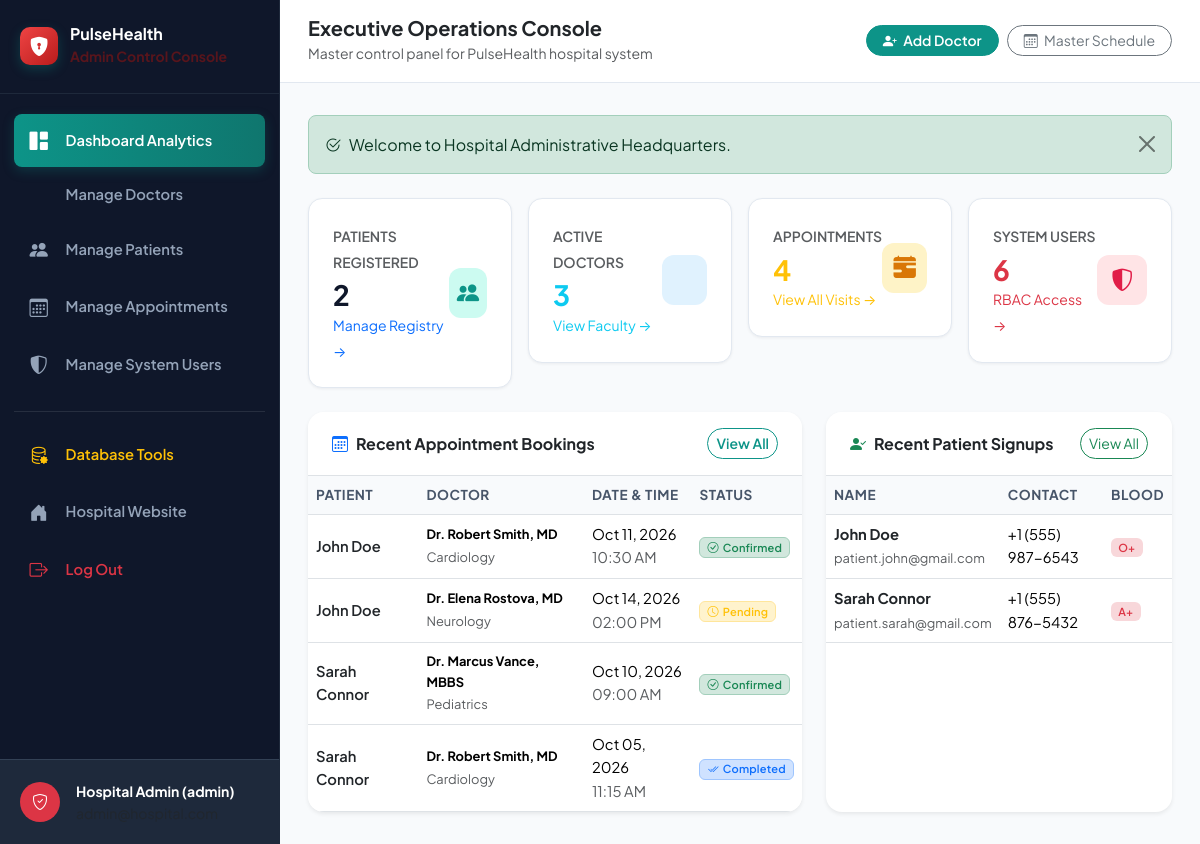
Page /admin/dashboard.php (signed in) on the committed database.
### tables this page shows
CREATE TABLE IF NOT EXISTS `appointments` (
    `id` INT AUTO_INCREMENT PRIMARY KEY,
    `patient_id` INT NOT NULL,
    `doctor_id` INT NOT NULL,
    `appointment_date` DATE NOT NULL,
    `appointment_time` TIME NOT NULL,
    `reason` TEXT NOT NULL,
    `status` ENUM('Pending', 'Confirmed', 'Completed', 'Cancelled') DEFAULT 'Pending',
    `created_at` TIMESTAMP DEFAULT CURRENT_TIMESTAMP,
    FOREIGN KEY (`patient_id`) REFERENCES `patients`(`id`) ON DELETE CASCADE,
    FOREIGN KEY (`doctor_id`) REFERENCES `doctors`(`id`) ON DELETE CASCADE
);

CREATE TABLE IF NOT EXISTS `patients` (
    `id` INT AUTO_INCREMENT PRIMARY KEY,
    `user_id` INT NOT NULL,
    `full_name` VARCHAR(100) NOT NULL,
    `dob` DATE NULL,
    `gender` ENUM('Male', 'Female', 'Other') DEFAULT 'Male',
    `phone` VARCHAR(20) NOT NULL,
    `blood_group` VARCHAR(5) DEFAULT 'O+',
    `address` TEXT NULL,
    `emergency_contact` VARCHAR(100) NULL,
    `created_at` TIMESTAMP DEFAULT CURRENT_TIMESTAMP,
    FOREIGN KEY (`user_id`) REFERENCES `users`(`id`) ON DELETE CASCADE
);

CREATE TABLE IF NOT EXISTS `doctors` (
    `id` INT AUTO_INCREMENT PRIMARY KEY,
    `user_id` INT NOT NULL,
    `full_name` VARCHAR(100) NOT NULL,
    `specialization` VARCHAR(100) NOT NULL,
    `qualification` VARCHAR(100) NOT NULL,
    `phone` VARCHAR(20) NOT NULL,
    `room_no` VARCHAR(20) NOT NULL,
    `consultation_fee` DECIMAL(8, 2) NOT NULL DEFAULT 500.00,
    `bio` TEXT NULL,
    `available_days` VARCHAR(100) DEFAULT 'Mon - Fri, 09:00 AM - 05:00 PM',
    `created_at` TIMESTAMP DEFAULT CURRENT_TIMESTAMP,
    FOREIGN KEY (`user_id`) REFERENCES `users`(`id`) ON DELETE CASCADE
);

CREATE TABLE IF NOT EXISTS `users` (
    `id` INT AUTO_INCREMENT PRIMARY KEY,
    `username` VARCHAR(60) NOT NULL UNIQUE,
    `email` VARCHAR(100) NOT NULL UNIQUE,
    `password` VARCHAR(255) NOT NULL,
    `role` ENUM('admin', 'doctor', 'patient') NOT NULL,
    `status` ENUM('active', 'inactive') DEFAULT 'active',
    `created_at` TIMESTAMP DEFAULT CURRENT_TIMESTAMP
);

### admin/dashboard.php (the view, shortened to what this page needs)
<?php
require_once __DIR__ . '/../config/db.php';
$stats = [
    'patients' => 0,
    'doctors' => 0,
    'appointments' => 0,
    'users' => 0,
    'prescriptions' => 0,
    'records' => 0
];
$latestAppointments = [];
$latestPatients = [];
if ($db_connected && $pdo) {
    try {
        $stats['patients'] = $pdo->query("SELECT COUNT(*) FROM patients")->fetchColumn();
        $stats['doctors'] = $pdo->query("SELECT COUNT(*) FROM doctors")->fetchColumn();
        $stats['appointments'] = $pdo->query("SELECT COUNT(*) FROM appointments")->fetchColumn();
        $stats['users'] = $pdo->query("SELECT COUNT(*) FROM users")->fetchColumn();
        $stats['prescriptions'] = $pdo->query("SELECT COUNT(*) FROM prescriptions")->fetchColumn();
        $stats['records'] = $pdo->query("SELECT COUNT(*) FROM medical_records")->fetchColumn();
        $stmtApt = $pdo->query("
            SELECT a.*, p.full_name AS patient_name, d.full_name AS doctor_name, d.specialization
            FROM appointments a
            JOIN patients p ON a.patient_id = p.id
            JOIN doctors d ON a.doctor_id = d.id
            ORDER BY a.created_at DESC
            LIMIT 5
        ");
        $latestAppointments = $stmtApt->fetchAll();
        $stmtPat = $pdo->query("
            SELECT p.*, u.email, u.status AS user_status
            FROM patients p
            JOIN users u ON p.user_id = u.id
            ORDER BY p.created_at DESC
            LIMIT 5
        ");
        $latestPatients = $stmtPat->fetchAll();
    } catch (Exception $e) {
    }
}
include __DIR__ . '/../includes/header.php';
?>
<div class="portal-wrapper">
    <?php include __DIR__ . '/sidebar.php'; ?>
    <div class="portal-content">
        <header class="portal-topbar">
            <div class="d-flex align-items-center gap-3">
                <div>
                    <h5 class="mb-0 fw-bold text-dark">Executive Operations Console</h5>
                    <small class="text-muted">Master control panel for PulseHealth hospital system</small>
                </div>
            </div>
            <div class="d-flex align-items-center gap-2">
                <a href="manage-doctors.php" class="btn btn-sm btn-primary rounded-pill px-3">
                    <i class="bi bi-person-plus-fill me-1"></i> Add Doctor
                </a>
                <a href="manage-appointments.php" class="btn btn-sm btn-outline-secondary rounded-pill px-3">
                    <i class="bi bi-calendar3 me-1"></i> Master Schedule
                </a>
            </div>
        </header>
        <main class="portal-main">
            <?php
                $welcome = getFlash('welcome');
                if ($welcome):
            ?>
                <div class="alert alert-success alert-dismissible fade show rounded-3 mb-4" role="alert">
                    <i class="bi bi-check2-circle me-2"></i><?= $welcome['message'] ?>
                    <button type="button" class="btn-close" data-bs-dismiss="alert"></button>
                </div>
            <?php endif; ?>
            <div class="row g-3 mb-4">
                <div class="col-xl-3 col-sm-6">
                    <div class="stat-card d-flex align-items-center justify-content-between">
                        <div>
                            <span class="text-muted small fw-semibold text-uppercase">Patients Registered</span>
                            <h3 class="fw-bold mb-0 mt-1"><?= $stats['patients'] ?></h3>
                            <small><a href="manage-patients.php" class="text-primary text-decoration-none">Manage Registry &rarr;</a></small>
                        </div>
                        <div class="stat-icon-pill icon-teal">
                            <i class="bi bi-people-fill"></i>
                        </div>
                    </div>
                </div>
                <div class="col-xl-3 col-sm-6">
                    <div class="stat-card d-flex align-items-center justify-content-between">
                        <div>
                            <span class="text-muted small fw-semibold text-uppercase">Active Doctors</span>
                            <h3 class="fw-bold mb-0 mt-1 text-info"><?= $stats['doctors'] ?></h3>
                            <small><a href="manage-doctors.php" class="text-info text-decoration-none">View Faculty &rarr;</a></small>
                        </div>
                        <div class="stat-icon-pill icon-blue">
                        </div>
                    </div>
                </div>
                <div class="col-xl-3 col-sm-6">
                    <div class="stat-card d-flex align-items-center justify-content-between">
                        <div>
                            <span class="text-muted small fw-semibold text-uppercase">Appointments</span>
                            <h3 class="fw-bold mb-0 mt-1 text-warning"><?= $stats['appointments'] ?></h3>
                            <small><a href="manage-appointments.php" class="text-warning text-decoration-none">View All Visits &rarr;</a></small>
                        </div>
                        <div class="stat-icon-pill icon-amber">
                            <i class="bi bi-calendar-range-fill"></i>
                        </div>
                    </div>
                </div>
                <div class="col-xl-3 col-sm-6">
                    <div class="stat-card d-flex align-items-center justify-content-between">
                        <div>
                            <span class="text-muted small fw-semibold text-uppercase">System Users</span>
                            <h3 class="fw-bold mb-0 mt-1 text-danger"><?= $stats['users'] ?></h3>
                            <small><a href="manage-users.php" class="text-danger text-decoration-none">RBAC Access &rarr;</a></small>
                        </div>
                        <div class="stat-icon-pill icon-rose">
                            <i class="bi bi-shield-shaded"></i>
                        </div>
                    </div>
                </div>
            </div>
            <div class="row g-4">
                <div class="col-lg-7">
                    <div class="card border-0 shadow-sm rounded-4 overflow-hidden h-100">
                        <div class="card-header bg-white p-3 px-4 d-flex justify-content-between align-items-center border-bottom">
                            <h6 class="mb-0 fw-bold text-dark"><i class="bi bi-calendar3 me-2 text-primary"></i>Recent Appointment Bookings</h6>
                            <a href="manage-appointments.php" class="btn btn-sm btn-outline-primary rounded-pill">View All</a>
                        </div>
                        <div class="table-responsive">
                            <table class="table table-hover align-middle mb-0">
                                <thead>
                                    <tr>
                                        <th>Patient</th>
                                        <th>Doctor</th>
                                        <th>Date & Time</th>
                                        <th>Status</th>
                                    </tr>
                                </thead>
                                <tbody>
                                    <?php if (!empty($latestAppointments)): ?>
                                        <?php foreach ($latestAppointments as $a): ?>
                                            <tr>
                                                <td class="fw-semibold text-dark"><?= htmlspecialchars($a['patient_name']) ?></td>
                                                <td>
                                                    <div class="small fw-bold"><?= htmlspecialchars($a['doctor_name']) ?></div>
                                                    <small class="text-muted"><?= htmlspecialchars($a['specialization']) ?></small>
                                                </td>
                                                <td class="small">
                                                    <div><?= date('M d, Y', strtotime($a['appointment_date'])) ?></div>
                                                    <div class="text-muted"><?= date('h:i A', strtotime($a['appointment_time'])) ?></div>
                                                </td>
                                                <td><?= getStatusBadge($a['status']) ?></td>
                                            </tr>
                                        <?php endforeach; ?>
                                    <?php else: ?>
                                        <tr><td colspan="4" class="text-center py-4 text-muted">No appointments recorded yet.</td></tr>
                                    <?php endif; ?>
                                </tbody>
                            </table>
                        </div>
                    </div>
                </div>
                <div class="col-lg-5">
                    <div class="card border-0 shadow-sm rounded-4 overflow-hidden h-100">
                        <div class="card-header bg-white p-3 px-4 d-flex justify-content-between align-items-center border-bottom">
                            <h6 class="mb-0 fw-bold text-dark"><i class="bi bi-person-check-fill me-2 text-success"></i>Recent Patient Signups</h6>
                            <a href="manage-patients.php" class="btn btn-sm btn-outline-success rounded-pill">View All</a>
                        </div>
                        <div class="table-responsive">
                            <table class="table table-hover align-middle mb-0">
                                <thead>
                                    <tr>
                                        <th>Name</th>
                                        <th>Contact</th>
                                        <th>Blood</th>
                                    </tr>
                                </thead>
                                <tbody>
                                    <?php if (!empty($latestPatients)): ?>
                                        <?php foreach ($latestPatients as $p): ?>
                                            <tr>
                                                <td>
                                                    <div class="fw-bold text-dark"><?= htmlspecialchars($p['full_name']) ?></div>
                                                    <small class="text-muted"><?= htmlspecialchars($p['email']) ?></small>
                                                </td>
                                                <td class="small"><?= htmlspecialchars($p['phone']) ?></td>
                                                <td><span class="badge bg-danger-subtle text-danger"><?= htmlspecialchars($p['blood_group']) ?></span></td>
                                            </tr>
                                        <?php endforeach; ?>
                                    <?php else: ?>
                                        <tr><td colspan="3" class="text-center py-4 text-muted">No patient accounts found.</td></tr>
                                    <?php endif; ?>
                                </tbody>
                            </table>
                        </div>
                    </div>
                </div>
            </div>
        </main>
    </div>
</div>
</body>
</html>

### config/db.php (shortened to what this page needs)
<?php
function getFlash($key) {
    if (isset($_SESSION['flash'][$key])) {
        $flash = $_SESSION['flash'][$key];
        return $flash;
    }
    return null;
}
function getStatusBadge($status) {
    switch (strtolower($status)) {
        case 'confirmed':
            return '<span class="badge bg-success-subtle text-success border border-success-subtle"><i class="bi bi-check-circle me-1"></i>Confirmed</span>';
        case 'pending':
            return '<span class="badge bg-warning-subtle text-warning border border-warning-subtle"><i class="bi bi-clock me-1"></i>Pending</span>';
        case 'completed':
            return '<span class="badge bg-primary-subtle text-primary border border-primary-subtle"><i class="bi bi-check2-all me-1"></i>Completed</span>';
    }
}

### rows in the picture
appointments: patient.full_name "John Doe", doctor.full_name "Dr. Robert Smith, MD", doctor.specialization "Cardiology", appointment_date "Oct 11, 2026", appointment_time "10:30 AM", status "Confirmed" (drawn)
appointments: patient.full_name "John Doe", doctor.full_name "Dr. Elena Rostova, MD", doctor.specialization "Neurology", appointment_date "Oct 14, 2026", appointment_time "02:00 PM", status "Pending" (drawn)
appointments: patient.full_name "Sarah Connor", doctor.full_name "Dr. Marcus Vance, MBBS", doctor.specialization "Pediatrics", appointment_date "Oct 10, 2026", appointment_time "09:00 AM", status "Confirmed" (drawn)
appointments: patient.full_name "Sarah Connor", doctor.full_name "Dr. Robert Smith, MD", doctor.specialization "Cardiology", appointment_date "Oct 05, 2026", appointment_time "11:15 AM", status "Completed" (drawn)
patients: full_name "John Doe", user.email "patient.john@gmail.com", phone "+1 (555) 987-6543", blood_group "O+"
patients: full_name "Sarah Connor", user.email "patient.sarah@gmail.com", phone "+1 (555) 876-5432", blood_group "A+"

### other values in the picture
APP_NAME "PulseHealth"
$adminName "Hospital Admin (admin)"
$welcome['message'] "Welcome to Hospital Administrative Headquarters."
$stats['patients'] "2"
$stats['doctors'] "3"
$stats['appointments'] "4"
$stats['users'] "6"
